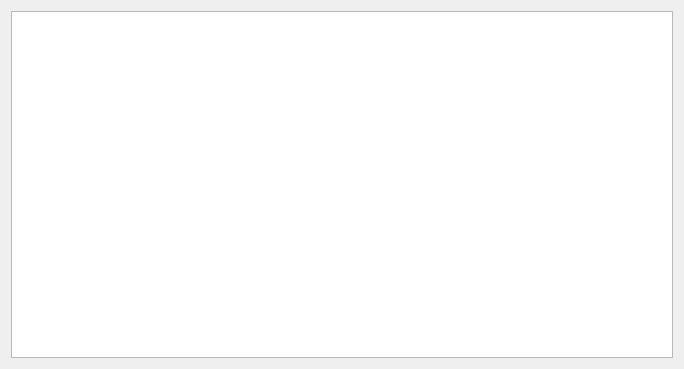
<?xml version="1.0" encoding="UTF-8"?>
<ui version="4.0">
 <class>CommentPropertiesWidget</class>
 <widget class="QWidget" name="CommentPropertiesWidget">
  <property name="geometry">
   <rect>
    <x>0</x>
    <y>0</y>
    <width>684</width>
    <height>369</height>
   </rect>
  </property>
  <property name="windowTitle">
   <string>Form</string>
  </property>
  <layout class="QVBoxLayout" name="verticalLayout">
   <item>
    <widget class="QPlainTextEdit" name="textComment"/>
   </item>
  </layout>
 </widget>
 <resources/>
 <connections/>
</ui>
